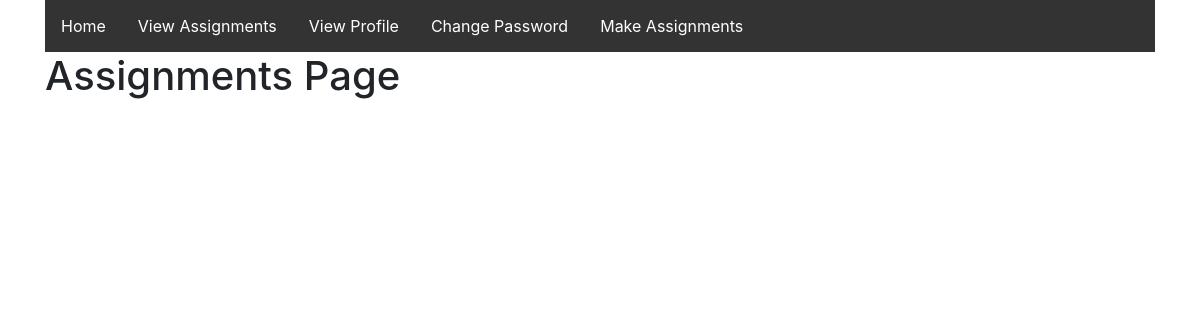
/assignments/viewAssignments/, run on an earlier commit of the app's database.
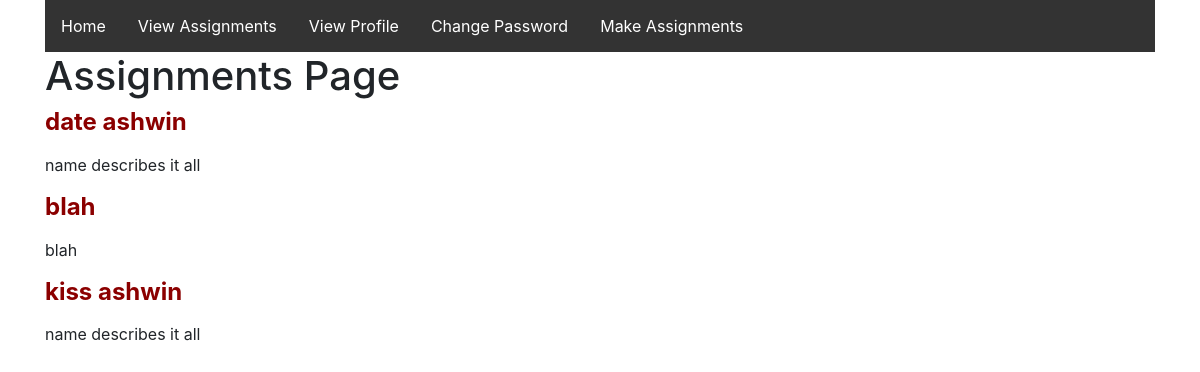
And on a later commit of the database.
### assignments/models.py (models this page shows)
class Assignment(models.Model):
    assignmentName = models.CharField(max_length=100)
    assignmentDescription = models.CharField(max_length=200)

### assignments/views.py (the view)
# urls.py: path('viewAssignments/', views.viewAssignments, name='viewAssignments'),
def viewAssignments(request):
    allAssignments = Assignment.objects.all()
    context = {
        "allAssignments": allAssignments,
    }
    return render(request, 'assignments/assignmentsPage.html', context)

### assignments/templates/assignments/assignmentsPage.html (shortened to what this page needs)
<!DOCTYPE html>
{% load static %}
<html lang="en-US">
  <head>
    <link rel="stylesheet" href="https://maxcdn.bootstrapcdn.com/bootstrap/4.4.1/css/bootstrap.min.css" />
    <link rel="stylesheet" href="{% static 'assignments/navbar.css' %}">
  </head>
  <body>
    <div class="container">
      <ul>
        <li><a href="../">Home</a></li>
        <li><a class="active" href="../viewAssignments">View Assignments</a></li>
        <li><a href="../viewProfile">View Profile</a></li>
        <li><a href="../changePassword1">Change Password</a></li>
        <li><a href="../makeAssignments1">Make Assignments</a></li>
      </ul>
      <h1>Assignments Page</h1>
      {% for assignment in allAssignments %}
        <h4 style="color:darkRed;font-weight:bold"><div>{{assignment.assignmentName}}</div></h4>
        <p><div>{{assignment.assignmentDescription}}</div></p>
      {% endfor %}
    </div>
  </body>
</html>

### assignments/static/assignments/navbar.css (style rules this page uses)
ul { list-style-type: none; margin: 0; padding: 0; overflow: hidden; background-color: #333; }
li { float: left; }
li a { display: block; color: white; text-align: center; padding: 14px 16px; text-decoration: none; }

What changed in the data, as far as the page shows it:
added Assignment: assignmentName "date ashwin", assignmentDescription "name describes it all"
added Assignment: assignmentName "blah", assignmentDescription "blah"
added Assignment: assignmentName "kiss ashwin", assignmentDescription "name describes it all"
